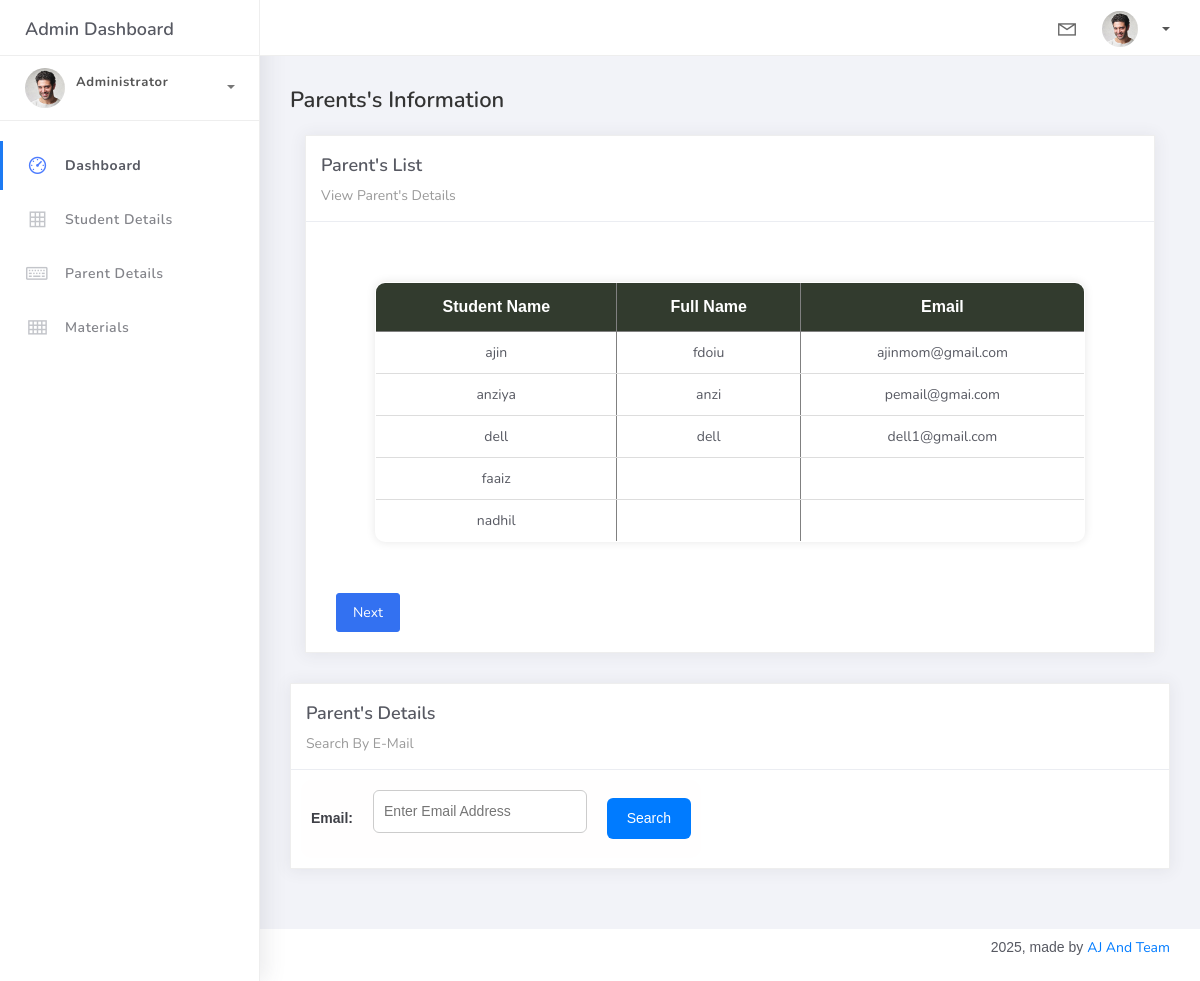
Page /admin/parent.php on the committed database.
### tables this page shows
CREATE TABLE `registration` (
  `fname` varchar(15) NOT NULL,
  `class` varchar(20) NOT NULL,
  `age` int(2) NOT NULL,
  `email` varchar(100) NOT NULL,
  `pass1` varchar(15) NOT NULL,
  `sname` varchar(100) NOT NULL,
  `time1` time NOT NULL,
  `time2` time NOT NULL,
  `physicsmark` int(10) NOT NULL,
  `chemistrymark` int(10) NOT NULL,
  `mathsmark` int(10) NOT NULL,
  `biologymark` int(10) NOT NULL,
  `extracurricular` varchar(100) NOT NULL,
  `hobbies` varchar(100) NOT NULL,
  `attandance` int(11) NOT NULL DEFAULT 0,
  `last_attendance` date DEFAULT NULL,
  `profile` int(5) NOT NULL DEFAULT 0,
  `gender` varchar(10) NOT NULL,
  `pname` varchar(100) NOT NULL,
  `mobilenumber` int(15) NOT NULL,
  `pemail` varchar(100) NOT NULL
);

### admin/parent.php (the view, shortened to what this page needs)
<!DOCTYPE html>
<html>
<head>
	<link rel="stylesheet" href="assets/css/bootstrap.min.css">
	<link rel="stylesheet" href="assets/css/ready.css">
	<link rel="stylesheet" href="assets/css/demo.css">
</head>
<body>
	<div class="wrapper">
		<div class="main-header">
			<div class="logo-header">
				<a href="index.php" class="logo">
					Admin Dashboard
				</a>
			</div>
			<nav class="navbar navbar-header navbar-expand-lg">
				<div class="container-fluid">
					<ul class="navbar-nav topbar-nav ml-md-auto align-items-center">
						<li class="nav-item dropdown hidden-caret">
							<a class="nav-link dropdown-toggle" href="#" id="navbarDropdown" role="button" data-toggle="dropdown" aria-haspopup="true" aria-expanded="false">
								<i class="la la-envelope"></i>
							</a>
						</li>
						<li class="nav-item dropdown">
							<a class="dropdown-toggle profile-pic" data-toggle="dropdown" href="#" aria-expanded="false"> <img src="assets/img/profile.jpg" alt="user-img" width="36" class="img-circle"><span ><?php echo $_SESSION["uname"];?></span></span> </a>
							</li>
						</ul>
					</div>
				</nav>
			</div>
			<div class="sidebar">
				<div class="scrollbar-inner sidebar-wrapper">
					<div class="user">
						<div class="photo">
							<img src="assets/img/profile.jpg">
						</div>
						<div class="info">
							<a class="" data-toggle="collapse" href="#collapseExample" aria-expanded="true">
								<span>
									<span class="user-level">Administrator</span>
									<span class="caret"></span>
								</span>
							</a>
							<div class="clearfix"></div>
						</div>
					</div>
					<ul class="nav">
						<li class="nav-item active">
							<a href="index.php">
								<i class="la la-dashboard"></i>
								<p>Dashboard</p>
							</a>
						</li>
						<li class="nav-item">
							<a href="student.php">
								<i class="la la-table"></i>
								<p>Student Details</p>
							</a>
						</li>
						<li class="nav-item">
							<a href="parent.php">
								<i class="la la-keyboard-o"></i>
								<p>Parent Details</p>
							</a>
						</li>
						<li class="nav-item">
							<a href="material.php">
								<i class="la la-th"></i>
								<p>Materials</p>
							</a>
						</li>
					</ul>
				</div>
			</div>
			<div class="main-panel">
				<div class="content">
					<div class="container-fluid">
						<h4 class="page-title">Parents's Information</h4>
						 	<div class="col-md-12">
								<div class="card">
									<div class="card-header">
										<h4 class="card-title">Parent's List</h4>
										<p class="card-category">View Parent's Details</p>
									</div>
									<div class="card-body">
										<?php
											$conn = mysqli_connect('localhost', 'root', '', 'smartstudy');
											$page = isset($_GET['ppage']) ? (int)$_GET['ppage'] : 1;
											$parents_per_page = 5;
											$offset = ($page - 1) * $parents_per_page;
											$total_query = "SELECT COUNT(*) as total FROM registration";
											$total_result = mysqli_query($conn, $total_query);
											$total_row = mysqli_fetch_assoc($total_result);
											$total_parents = $total_row['total'];
											$query = "SELECT * FROM registration LIMIT $parents_per_page OFFSET $offset";
											$result = mysqli_query($conn, $query);
											echo '<div class="card-body">';
											if (mysqli_num_rows($result) > 0) {
												echo '<table border="1" class="student-table">';
												echo '<tr><th>Student Name</th><th>Full Name</th><th>Email</th></tr>';
												while ($row = mysqli_fetch_assoc($result)) {
													echo '<tr>
															<td>' . htmlspecialchars($row['fname']) . '</td>
															<td>' . htmlspecialchars($row['pname']) . '</td>
															<td>' . htmlspecialchars($row['pemail']) . '</td>
														</tr>';
												}
												echo '</table>';
												$next_page = $page + 1;
												if ($offset + $parents_per_page < $total_parents) {
													echo '<br><a href="?ppage=' . $next_page . '" class="btn btn-primary">Next</a>';
												}
											}
											echo '</div>';
										?>
									</div>
								</div>
							</div>
							<div class="row">
								<div class="col-md-12">
									<div class="card">
										<div class="card-header">
											<h4 class="card-title">Parent's Details</h4>
											<p class="card-category">Search By E-Mail</p>
										</div>
										<div class="search-container">
											<form method="get" action="" class="search-form">
											<label for="email" class="fw-bold">Email:</label>
											<input type="email" name="pemail" placeholder="Enter Email Address" required>
											<input type="submit" name="search2" value="Search">
											</form>
										</div>
									</div>
								</div>
							</div>
						</div>
					</div>
				</div>
				<footer class="footer">
					<div class="container-fluid">
						<nav class="pull-left">
							<ul class="nav">
								<li class="nav-item">
									<a class="nav-link" href="#">
									</a>
								</li>
								<li class="nav-item">
									<a class="nav-link" href="#">
									</a>
								</li>
								<li class="nav-item">
									<a class="nav-link" href="https://themewagon.com/license/#free-item">
									</a>
								</li>
							</ul>
						</nav>
						<div class="copyright ml-auto">
							2025, made </i> by <a href="#">AJ And Team</a>
						</div>
					</div>
				</footer>
			</div>
</body>
</html>

### admin/parent.php (style rules this page uses)
body { font-family: Arial, sans-serif; }
.search-container { margin: 10px ; width: 400px; padding: 10px; background-color: #fffefeff; border-radius: 10px; text-align: center; }
.search-container input[type="email"] { width: 80%; padding: 10px; margin-bottom: 15px; border: 1px solid #ccc; border-radius: 6px; font-size: 14px; }
.search-container input[type="submit"] { padding: 10px 20px; background-color: #007BFF; color: white; border: none; border-radius: 6px; cursor: pointer; font-size: 14px; transition: background-color 0.3s ease; }
.search-form { display: flex; align-items: center; gap: 20px; justify-content: center; }
table.student-table { width: 90%; margin: 30px auto; border-collapse: collapse; background-color: #fff; border-radius: 10px; overflow: hidden; font-family: Arial, sans-serif; box-shadow: 0 0 10px rgba(0, 0, 0, 0.1); }
table.student-table th { background-color: #323b2eff; color: #fff; padding: 12px; font-size: 16px; text-align: center; }
table.student-table td { padding: 10px 12px; text-align: center; border-bottom: 1px solid #ddd; font-size: 14px; }

### rows in the picture
registration: fname "ajin", pname "fdoiu", pemail "ajinmom@gmail.com"
registration: fname "anziya", pname "anzi", pemail "pemail@gmai.com"
registration: fname "dell", pname "dell", pemail "dell1@gmail.com"
registration: fname "faaiz"
registration: fname "nadhil"
